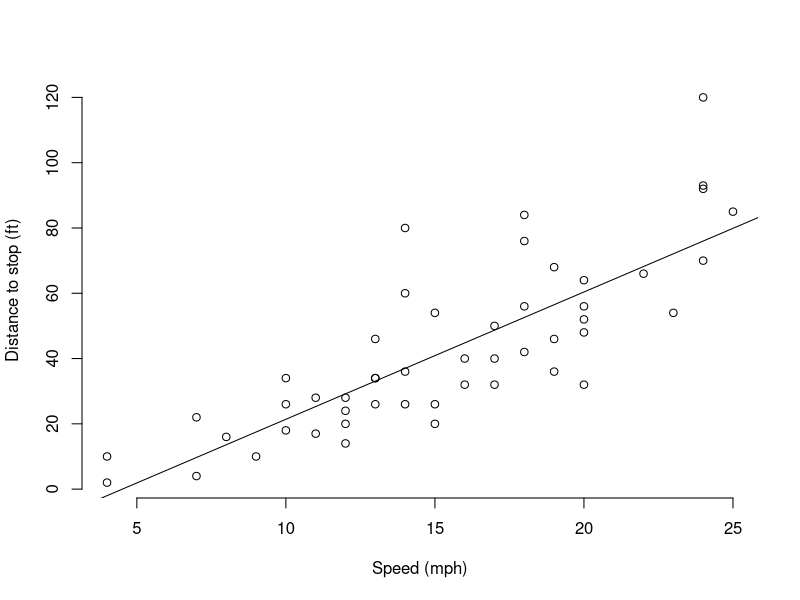
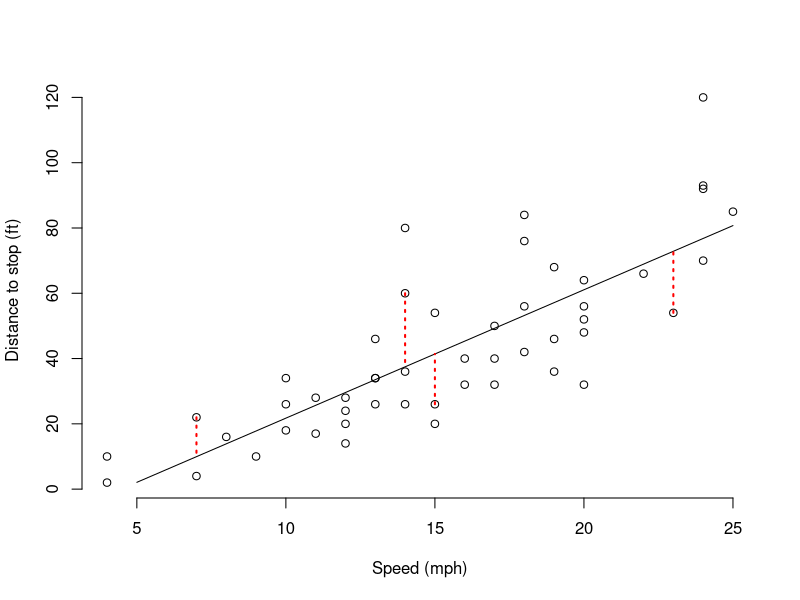
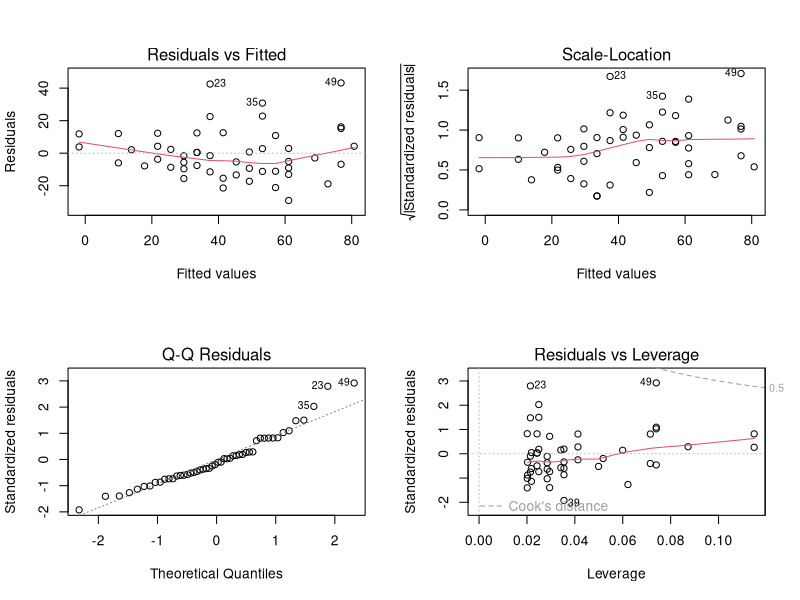
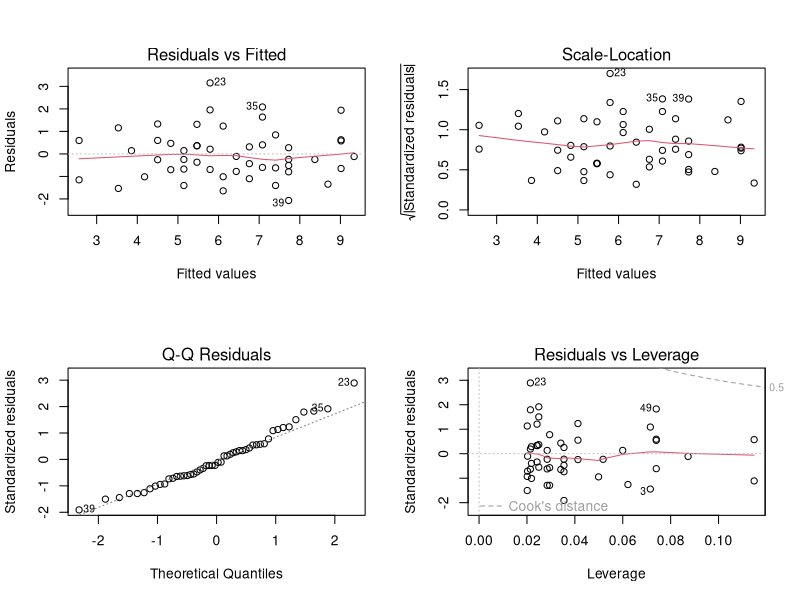
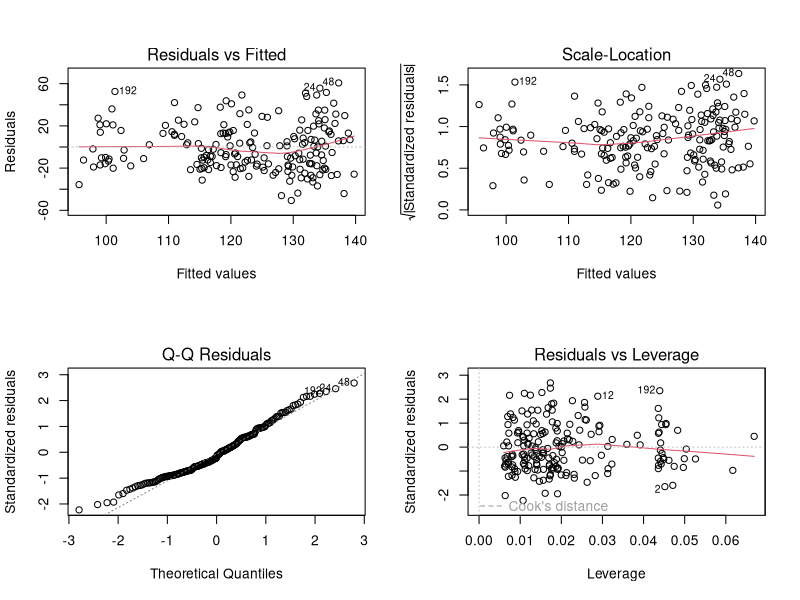

Generate these figures, in order, with R: (Note: this script raises an error after producing the figures.)
## ---- chunk 1
#| echo: false
#| include: false

# import data and create linear model
data(cars)
xx = seq(5, 25, length.out=5)
m_cars = lm(dist~speed, data=cars)
## ---- chunk 2
plot(cars, xlab="Speed (mph)", ylab="Distance to stop (ft)", bty='n')
abline(-17.6, 3.9)
## ---- chunk 3
#| echo: false
i = 26
plot(cars, xlab="Speed (mph)", ylab="Distance to stop (ft)", bty='n')
lines(xx, predict(m_cars, newdata=data.frame(speed=xx)))
for (i in c(4, 22, 25, 45)) {
  with(cars,
       lines(
          rep(cars$speed[[i]], 2),
          c(dist[[i]], predict(m_cars, newdata=data.frame(speed=cars$speed[[i]]))),
          lty=3,
          col='red',
          lwd=2
       )
  )
}
## ---- chunk 4
stop_model = lm(dist ~ speed, data=cars)
summary(stop_model)
## ---- chunk 5
layout(matrix(1:4, 2, 2))
plot(stop_model)
## ---- chunk 6
stop_model_sqrt = lm(sqrt(dist) ~ speed, data=cars)
summary(stop_model_sqrt)
layout(matrix(1:4, 2, 2))
plot(stop_model_sqrt)
## ---- chunk 7
data("Seatbelts")
seatbelt_model = lm(DriversKilled ~ kms + PetrolPrice + law, data = Seatbelts)
summary(seatbelt_model)
layout(matrix(1:4, 2, 2))
plot(seatbelt_model)
## ---- chunk 8
m_penguin_bill = lm(bill_length_mm ~ flipper_length_mm + species, data=penguins)
summary(m_penguin_bill)
layout(1:4, matrix(2, 2))
plot(m_penguin_bill)
